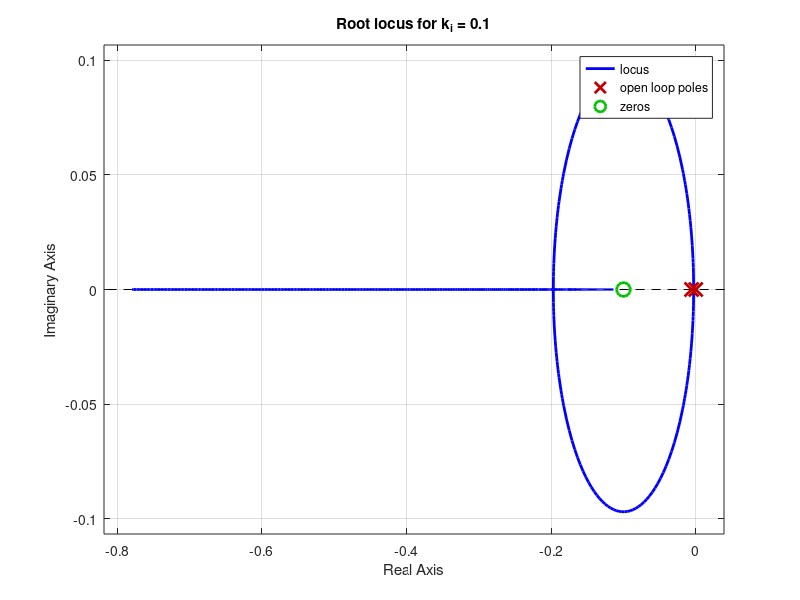
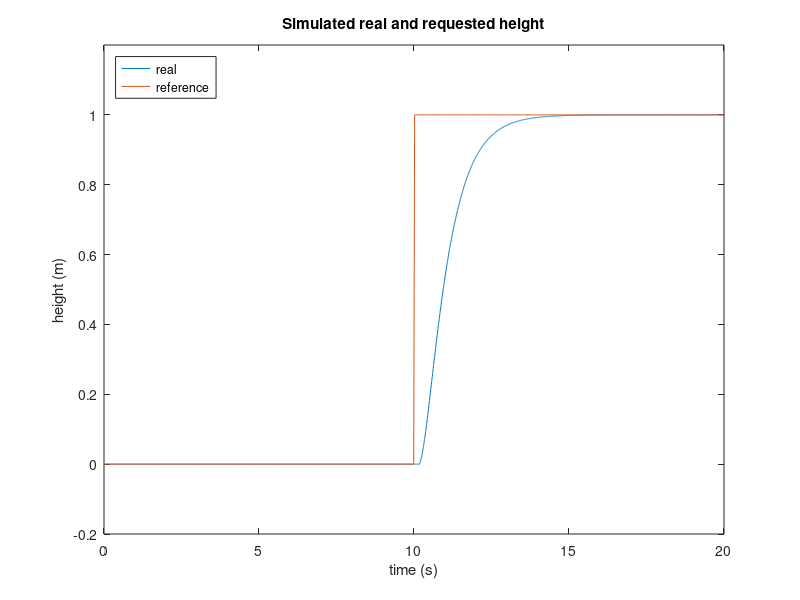
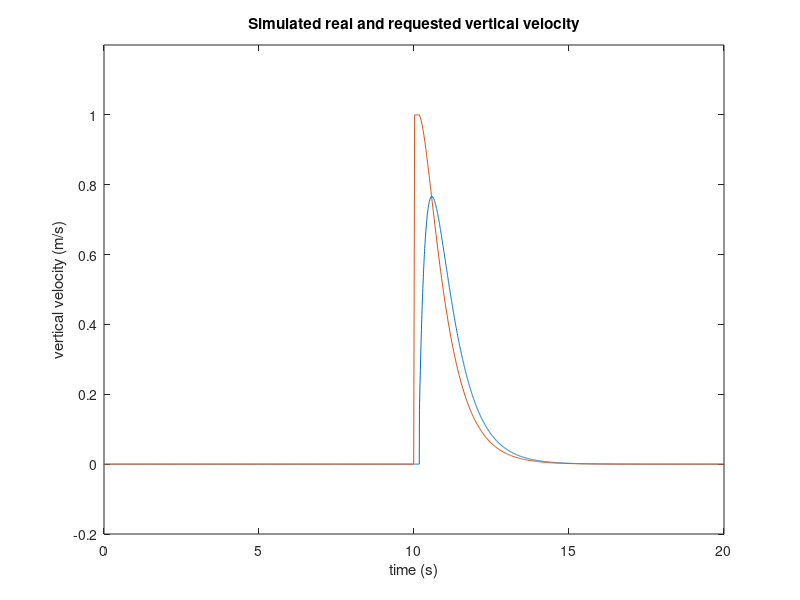

The MATLAB script that drew these images, in order: (Note: this script raises an error after producing the figures.)
close all

%% root locus yaw controller
s = tf('s');

internal_yaw_controller = 1.265/(s+5.879*10^-3);

kp = 1;
ki = 0.1;
a = 5.879*10^-3;
b = 1.265;

cl_total_yaw_controller = b*kp*(s+ki)/(s^2+(a+kp*b)*s+b*kp*ki);

ol_total_yaw_controller = (1+ki/s)*internal_yaw_controller;
rlocus(ol_total_yaw_controller)

title('Root locus for k_i = 0.1')
%% altitude controller
load('./data/sim_alt_step.mat')
load('./data/sim_alt_step_desired.mat')
load('./data/sim_alt_step_states_desired.mat')

ini_time = 15;
final_time = 50;
states_time_span = (ini_time/0.005):(final_time/0.005);
d_states_time_span = round(ini_time/0.03):(final_time/0.03);
% requested states
figure
plot(states.time(states_time_span)-ini_time,states.signals.values(states_time_span,9))
hold on

h = -reshape(desired.signals.values(3,1,:),[],1);
plot(desired.time(d_states_time_span)-ini_time,h(d_states_time_span))

title("Simulated real and requested height")
legend('real','reference', 'Location','northwest')
ylabel('height (m)')
xlabel('time (s)')
ylim([-0.2 1.2])
xlim([0 20])

vert_vel = cat(1,[0],diff(states.signals.values(states_time_span,9)))/0.005;
figure
plot(states.time(states_time_span)-ini_time,vert_vel)
hold on

plot(states_desired.time(d_states_time_span)-ini_time,states_desired.signals.values(d_states_time_span,1))

title("Simulated real and requested vertical velocity")
ylabel('vertical velocity (m/s)')
xlabel('time (s)')
xlim([0 20])
ylim([-0.2 1.2])

yline(1,'--')
legend('real','reference','saturation')

%% yaw controller

%% altitude controller
load('./data/sim_yaw_step.mat')
load('./data/sim_yaw_step_desired.mat')
load('./data/sim_yaw_step_states_desired.mat')

ini_time = 15;
final_time = 70;
states_time_span = (ini_time/0.005):(final_time/0.005);
d_states_time_span = round(ini_time/0.03):(final_time/0.03);
% requested states
figure
plot(states.time(states_time_span)-ini_time,states.signals.values(states_time_span,3)*180/pi)
hold on

yaw_d = reshape(desired.signals.values(10,1,:),[],1);
plot(desired.time(d_states_time_span)-ini_time,yaw_d(d_states_time_span)*180/pi)

title("Simulated real and requested yaw")
legend('real','reference', 'Location','southeast')
ylabel('Yaw (deg)')
xlabel('time (s)')
%ylim([-0.2 1.2])
xlim([0 40])

% yaw_vel = cat(1,[0],diff(states.signals.values(states_time_span,3))*180/pi)/0.005;
figure
% plot(states.time(states_time_span)-ini_time,yaw_vel)
% hold on

plot(states_desired.time(d_states_time_span)-ini_time,states_desired.signals.values(d_states_time_span,2)*180/pi)

title("Simulated requested yaw rate")
ylabel('yaw rate (deg/s)')
xlabel('time (s)')
xlim([0 40])
%ylim([-0.2 1.2])

yline(1*180/pi,'--')
legend('reference','saturation')

%% straight line experimental
load('./data/sim_reta_1_m.mat')
load('./data/sim_reta_1_m_desired.mat')
load('./data/sim_reta_1_m_states_desired.mat')

final_time = 50;
states_time_span = 1:(final_time/0.005);
d_states_time_span = 1:(final_time/0.03);
% requested states
figure
plot(states.time(states_time_span),states.signals.values(states_time_span,1)*180/pi)
hold on

plot(states_desired.time(d_states_time_span),states_desired.signals.values(d_states_time_span,4)*180/pi)

title("Simulated real and requested roll")
legend('real','reference')
ylabel('roll (deg)')
xlabel('time (s)')

figure
plot(states.time(states_time_span),states.signals.values(states_time_span,2)*180/pi)
hold on

plot(states_desired.time(d_states_time_span),states_desired.signals.values(d_states_time_span,3)*180/pi)

title("Simulated real and requested pitch")
legend('real','reference')
ylabel('pitch (deg)')
xlabel('time (s)')

% path
figure
plot(states.signals.values(states_time_span,7),states.signals.values(states_time_span,8))
hold on

x_d = reshape(desired.signals.values(1,1,:),[],1);
y_d = reshape(desired.signals.values(2,1,:),[],1);
plot(x_d(d_states_time_span),y_d(d_states_time_span))

axis equal

title("Simulated straight line following")
legend('real','reference')
ylabel('Y (m)')
xlabel('X (m)')

%% straight line real
% path
load('./data/exp_reta_v2_1_m.mat')
load('./data/exp_reta_v2_1_m_desired.mat')

figure
plot(states.signals.values(:,7),states.signals.values(:,8))
hold on

x_d = reshape(desired.signals.values(1,1,:),[],1);
y_d = reshape(desired.signals.values(2,1,:),[],1);
plot(x_d,y_d)

axis equal

title("Experimental straight line following")
legend('real','reference')
ylabel('Y (m)')
xlabel('X (m)')

%% straight line with LOS
% path
load('./data/exp_reta_LOS_0_2.mat')
load('./data/exp_reta_LOS_0_2_desired.mat')

figure
plot(states.signals.values(:,7),states.signals.values(:,8))
hold on

x_d = reshape(desired.signals.values(1,1,:),[],1);
y_d = reshape(desired.signals.values(2,1,:),[],1);
plot(x_d,y_d)

axis equal

title("Experimental straight line following with LOS")
ylabel('Y (m)')
xlabel('X (m)')

%tracking yaw
% yaw_d = reshape(desired.signals.values(10,1,:),[],1);
% for i = 1:length(yaw_d)
%     if yaw_d(i) > pi
%         yaw_d(i) = yaw_d(i)-2*pi;
%     end
%     if yaw_d(i) < -pi
%         yaw_d(i) = yaw_d(i)+2*pi;
%     end      
% end
% figure
% plot(desired.time,states.signals.values(:,3)*180/pi)
% hold on
% plot(desired.time,yaw_d*180/pi)
% legend('real','reference')
% xlim([10 30])
% title('Yaw tracking')
% xlabel('time (s)')
% ylabel('yaw (deg)')

[X,Y] = meshgrid(0.2:0.5:4,-1.5+0.2527:0.2:1.5+0.2527);
%U = 0.25*X;
%V = 0.5*Y;

v_abs = 0.3;
v_corr = 0.1;
delta = 1;
chi_d = atan(-(Y-0.2527)/delta);
U = v_corr*cos(chi_d);
V = v_corr*sin(chi_d);
%n_div = 10;
%arrows = 1:round(length(y_d)/n_div):length(y_d);
%quiver(states.signals.values(arrows,7),states.signals.values(arrows,8),U(arrows),V(arrows))

scale = 1.2;
quiver(X,Y,scale*U,scale*V,'b','AutoScale','off')
legend('real','desired','correction heading')

%% circle yaw = 0 sim
% path
load('./data/sim_circulo_sem_yaw.mat')
load('./data/sim_circulo_sem_yaw_desired.mat')

figure
plot(states.signals.values(:,7),states.signals.values(:,8))
hold on

x_d = reshape(desired.signals.values(1,1,:),[],1);
y_d = reshape(desired.signals.values(2,1,:),[],1);
plot(x_d,y_d)

axis equal

title("Simulated circle tracking with constant yaw")
legend('real','desired')
ylabel('Y (m)')
xlabel('X (m)')

% arrows
%yaw = reshape(desired.signals.values(10,1,:),[],1);
yaw = states.signals.values(:,3);
U = cos(yaw);
V = sin(yaw);
x_real = states.signals.values(:,7);
y_real = states.signals.values(:,8);

n_div = 50;
arrows = 1000:round(length(x_real)/n_div):length(x_real)-31000;
quiver(x_real(arrows),y_real(arrows),U(arrows),V(arrows))

legend('real','desired', 'yaw', 'Location', 'southeast')


%% circle yaw = 0 real
% path
load('./data/exp_circulo_sem_yaw.mat')
load('./data/exp_circulo_sem_yaw_desired.mat')

figure
plot(states.signals.values(:,7),states.signals.values(:,8))
hold on

x_d = reshape(desired.signals.values(1,1,:),[],1);
y_d = reshape(desired.signals.values(2,1,:),[],1);
plot(x_d,y_d)

axis equal

title("Experimental circle tracking with constant yaw")
legend('real','desired')
ylabel('Y (m)')
xlabel('X (m)')

% arrows
%yaw = reshape(desired.signals.values(10,1,:),[],1);
yaw = states.signals.values(:,3);
U = cos(yaw);
V = sin(yaw);
x_real = states.signals.values(:,7);
y_real = states.signals.values(:,8);

n_div = 20;
arrows = 400:round(length(x_real)/n_div):length(x_real)-200;
quiver(x_real(arrows),y_real(arrows),U(arrows),V(arrows))

legend('real','desired', 'yaw', 'Location', 'southwest')


%% circle yaw tracking sim
% path
load('./data/sim_circulo_com_yaw.mat')
load('./data/sim_circulo_com_yaw_desired.mat')

figure
plot(states.signals.values(:,7),states.signals.values(:,8))
hold on

x_d = reshape(desired.signals.values(1,1,:),[],1);
y_d = reshape(desired.signals.values(2,1,:),[],1);
plot(x_d,y_d)

axis equal

title("Simulated circle tracking while pointing to the center")

ylabel('Y (m)')
xlabel('X (m)')

% arrows
%yaw = reshape(desired.signals.values(10,1,:),[],1);
yaw = states.signals.values(:,3);
U = cos(yaw);
V = sin(yaw);
x_real = states.signals.values(:,7);
y_real = states.signals.values(:,8);

n_div = 50;
arrows = 1000:round(length(x_real)/n_div):length(x_real)-31000;
quiver(x_real(arrows),y_real(arrows),U(arrows),V(arrows))

legend('real','desired', 'yaw', 'Location', 'southwest')


%% circle yaw tracking real
% path
load('./data/exp_circulo_com_yaw.mat')
load('./data/exp_circulo_com_yaw_desired.mat')

figure
plot(states.signals.values(:,7),states.signals.values(:,8))
hold on

x_d = reshape(desired.signals.values(1,1,:),[],1);
y_d = reshape(desired.signals.values(2,1,:),[],1);
plot(x_d,y_d)

axis equal

title("Experimental circle tracking while pointing to the center")

ylabel('Y (m)')
xlabel('X (m)')

% arrows
%yaw = reshape(desired.signals.values(10,1,:),[],1);
yaw = states.signals.values(:,3);
U = cos(yaw);
V = sin(yaw);
x_real = states.signals.values(:,7);
y_real = states.signals.values(:,8);

n_div = 20;
arrows = 400:round(length(x_real)/n_div):length(x_real)-200;
quiver(x_real(arrows),y_real(arrows),U(arrows),V(arrows))

legend('real','desired', 'yaw', 'Location', 'southwest')

%erro X Y
time_dif = 1;
interv_real = 335:1501;
interv_d = round(interv_real-time_dif/0.03);

%plot(x_d(round(932-time_dif/0.03)),y_d(round(932-time_dif/0.03)),'o')
%plot(states.signals.values(932,7),states.signals.values(932,8),'x')

figure
plot(desired.time(interv_real),x_d(interv_d)-states.signals.values(interv_real,7))
hold on
plot(desired.time(interv_real),y_d(interv_d)-states.signals.values(interv_real,8))
legend('X error','Y error')
%xlim([10 46])
title('Position error (X and Y)')
xlabel('time(s)')
ylabel('error (m)')
%tracking yaw
yaw_d = reshape(desired.signals.values(10,1,:),[],1);
for i = 1:length(yaw_d)
    if yaw_d(i) > pi
        yaw_d(i) = yaw_d(i)-2*pi;
    end
    if yaw_d(i) < -pi
        yaw_d(i) = yaw_d(i)+2*pi;
    end      
end
figure
plot(desired.time,states.signals.values(:,3)*180/pi)
hold on
plot(desired.time,yaw_d*180/pi)
legend('real','reference')
xlim([10 46])
title('Yaw tracking')
xlabel('time (s)')
ylabel('yaw (deg)')


